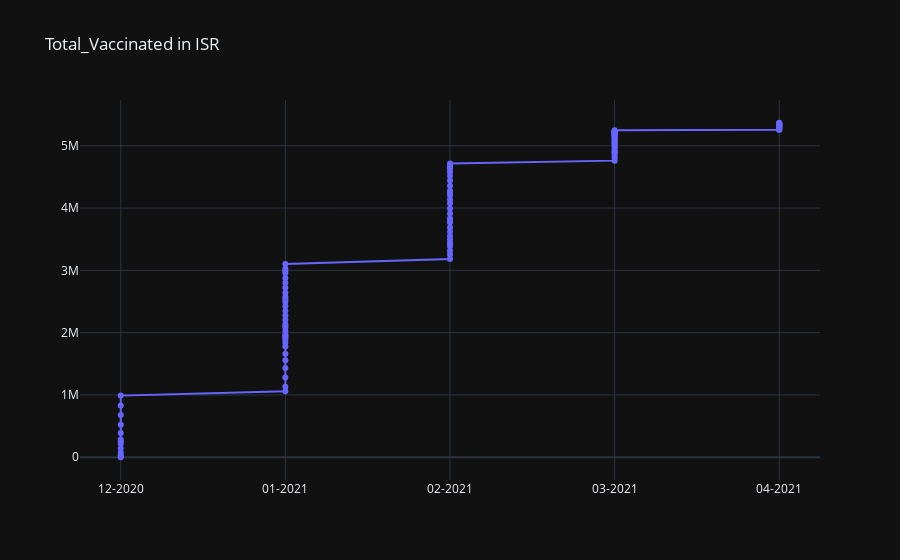

The notebook cell this image was saved under:
### Code cell
import plotly.graph_objects as go

x=[i.split('-')[1]+'-'+i.split('-')[0] for i in Total_Vaccinated.Date ]
fig = go.Figure()
fig.update_layout(template='plotly_dark')
fig.add_trace(go.Scatter(x=x, 
                         y=Total_Vaccinated['Total_Vaccinated'],
                         mode='lines+markers',
                         name='total_cases',
                         line=dict(color='rgb(102, 102, 255)', width=2)))

fig.update_layout(
    title = 'Total_Vaccinated in '+str(string),
    xaxis_tickformat = '%d %B (%a)<br>%Y'
)
fig.show()
